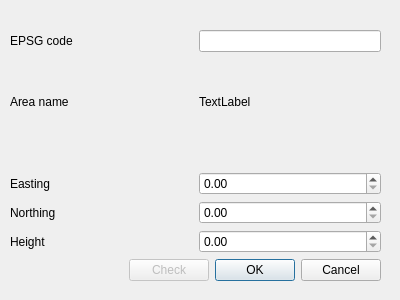
<?xml version="1.0" encoding="UTF-8"?>
<ui version="4.0">
 <class>Dialog</class>
 <widget class="QDialog" name="Dialog">
  <property name="geometry">
   <rect>
    <x>0</x>
    <y>0</y>
    <width>400</width>
    <height>300</height>
   </rect>
  </property>
  <property name="windowTitle">
   <string>Dialog</string>
  </property>
  <widget class="QWidget" name="verticalLayoutWidget">
   <property name="geometry">
    <rect>
     <x>10</x>
     <y>30</y>
     <width>371</width>
     <height>251</height>
    </rect>
   </property>
   <layout class="QVBoxLayout" name="verticalLayout">
    <item>
     <layout class="QGridLayout" name="gridLayout">
      <item row="2" column="1">
       <spacer name="horizontalSpacer_3">
        <property name="orientation">
         <enum>Qt::Horizontal</enum>
        </property>
        <property name="sizeHint" stdset="0">
         <size>
          <width>40</width>
          <height>20</height>
         </size>
        </property>
       </spacer>
      </item>
      <item row="0" column="1">
       <widget class="QLineEdit" name="inputEPSG">
        <property name="text">
         <string/>
        </property>
       </widget>
      </item>
      <item row="5" column="0">
       <widget class="QLabel" name="labelHeight">
        <property name="text">
         <string>Height</string>
        </property>
       </widget>
      </item>
      <item row="1" column="0">
       <widget class="QLabel" name="labelArea">
        <property name="text">
         <string>Area name</string>
        </property>
       </widget>
      </item>
      <item row="4" column="0">
       <widget class="QLabel" name="labelNorthing">
        <property name="text">
         <string>Northing</string>
        </property>
       </widget>
      </item>
      <item row="0" column="0">
       <widget class="QLabel" name="labelEPSG">
        <property name="text">
         <string>EPSG code</string>
        </property>
       </widget>
      </item>
      <item row="3" column="0">
       <widget class="QLabel" name="labelEasting">
        <property name="text">
         <string>Easting</string>
        </property>
       </widget>
      </item>
      <item row="1" column="1">
       <widget class="QLabel" name="outputArea">
        <property name="text">
         <string>TextLabel</string>
        </property>
       </widget>
      </item>
      <item row="2" column="0">
       <spacer name="horizontalSpacer">
        <property name="orientation">
         <enum>Qt::Horizontal</enum>
        </property>
        <property name="sizeHint" stdset="0">
         <size>
          <width>40</width>
          <height>20</height>
         </size>
        </property>
       </spacer>
      </item>
      <item row="5" column="1">
       <widget class="QDoubleSpinBox" name="doubleSpinBoxHeight">
        <property name="suffix">
         <string/>
        </property>
       </widget>
      </item>
      <item row="4" column="1">
       <widget class="QDoubleSpinBox" name="doubleSpinBoxNorthing"/>
      </item>
      <item row="3" column="1">
       <widget class="QDoubleSpinBox" name="doubleSpinBoxEasting"/>
      </item>
     </layout>
    </item>
    <item>
     <layout class="QHBoxLayout" name="horizontalLayout">
      <item>
       <spacer name="horizontalSpacer_2">
        <property name="orientation">
         <enum>Qt::Horizontal</enum>
        </property>
        <property name="sizeHint" stdset="0">
         <size>
          <width>40</width>
          <height>20</height>
         </size>
        </property>
       </spacer>
      </item>
      <item>
       <widget class="QPushButton" name="pushButtonCheck">
        <property name="enabled">
         <bool>false</bool>
        </property>
        <property name="text">
         <string>Check</string>
        </property>
       </widget>
      </item>
      <item>
       <widget class="QDialogButtonBox" name="buttonBoxOkCancel">
        <property name="enabled">
         <bool>true</bool>
        </property>
        <property name="orientation">
         <enum>Qt::Horizontal</enum>
        </property>
        <property name="standardButtons">
         <set>QDialogButtonBox::Cancel|QDialogButtonBox::Ok</set>
        </property>
       </widget>
      </item>
     </layout>
    </item>
   </layout>
  </widget>
 </widget>
 <resources/>
 <connections>
  <connection>
   <sender>buttonBoxOkCancel</sender>
   <signal>accepted()</signal>
   <receiver>Dialog</receiver>
   <slot>accept()</slot>
   <hints>
    <hint type="sourcelabel">
     <x>248</x>
     <y>254</y>
    </hint>
    <hint type="destinationlabel">
     <x>157</x>
     <y>274</y>
    </hint>
   </hints>
  </connection>
  <connection>
   <sender>buttonBoxOkCancel</sender>
   <signal>rejected()</signal>
   <receiver>Dialog</receiver>
   <slot>reject()</slot>
   <hints>
    <hint type="sourcelabel">
     <x>316</x>
     <y>260</y>
    </hint>
    <hint type="destinationlabel">
     <x>286</x>
     <y>274</y>
    </hint>
   </hints>
  </connection>
 </connections>
</ui>
